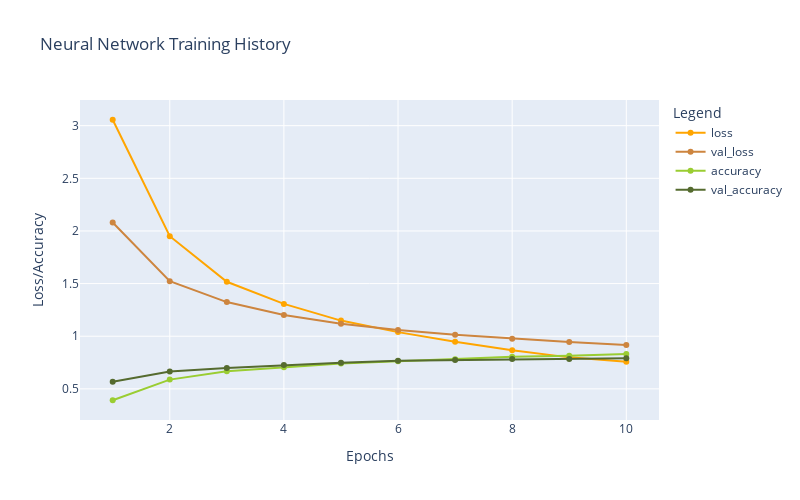

The notebook cell saved with this chart:
### Code cell
plot_history(historyB)

### Figure 1 — Plotly figure (JSON) as saved in the notebook; plotly's stock layout.template omitted (floating-point values rounded to 4 significant figures)
{"data": [{"hovertemplate": "Legend=loss<br>Epochs=%{x}<br>Loss/Accuracy=%{y}<extra></extra>", "legendgroup": "loss", "line": {"color": "orange", "dash": "solid"}, "marker": {"symbol": "circle"}, "mode": "lines+markers", "name": "loss", "orientation": "v", "showlegend": true, "type": "scatter", "x": [1, 2, 3, 4, 5, 6, 7, 8, 9, 10], "xaxis": "x", "y": [3.056, 1.95, 1.517, 1.307, 1.148, 1.039, 0.9484, 0.8672, 0.799, 0.7577], "yaxis": "y"}, {"hovertemplate": "Legend=val_loss<br>Epochs=%{x}<br>Loss/Accuracy=%{y}<extra></extra>", "legendgroup": "val_loss", "line": {"color": "peru", "dash": "solid"}, "marker": {"symbol": "circle"}, "mode": "lines+markers", "name": "val_loss", "orientation": "v", "showlegend": true, "type": "scatter", "x": [1, 2, 3, 4, 5, 6, 7, 8, 9, 10], "xaxis": "x", "y": [2.081, 1.523, 1.324, 1.202, 1.117, 1.059, 1.014, 0.9758, 0.9444, 0.9173], "yaxis": "y"}, {"hovertemplate": "Legend=accuracy<br>Epochs=%{x}<br>Loss/Accuracy=%{y}<extra></extra>", "legendgroup": "accuracy", "line": {"color": "yellowgreen", "dash": "solid"}, "marker": {"symbol": "circle"}, "mode": "lines+markers", "name": "accuracy", "orientation": "v", "showlegend": true, "type": "scatter", "x": [1, 2, 3, 4, 5, 6, 7, 8, 9, 10], "xaxis": "x", "y": [0.3917, 0.5878, 0.6668, 0.7054, 0.7398, 0.7619, 0.7809, 0.8042, 0.8152, 0.8307], "yaxis": "y"}, {"hovertemplate": "Legend=val_accuracy<br>Epochs=%{x}<br>Loss/Accuracy=%{y}<extra></extra>", "legendgroup": "val_accuracy", "line": {"color": "darkolivegreen", "dash": "solid"}, "marker": {"symbol": "circle"}, "mode": "lines+markers", "name": "val_accuracy", "orientation": "v", "showlegend": true, "type": "scatter", "x": [1, 2, 3, 4, 5, 6, 7, 8, 9, 10], "xaxis": "x", "y": [0.5668, 0.6638, 0.6981, 0.7262, 0.748, 0.7667, 0.7734, 0.7832, 0.7827, 0.7903], "yaxis": "y"}], "layout": {"height": 500, "legend": {"title": {"text": "Legend"}, "tracegroupgap": 0}, "title": {"text": "Neural Network Training History"}, "width": 800, "xaxis": {"anchor": "y", "domain": [0, 1], "title": {"text": "Epochs"}}, "yaxis": {"anchor": "x", "domain": [0, 1], "title": {"text": "Loss/Accuracy"}}}}
